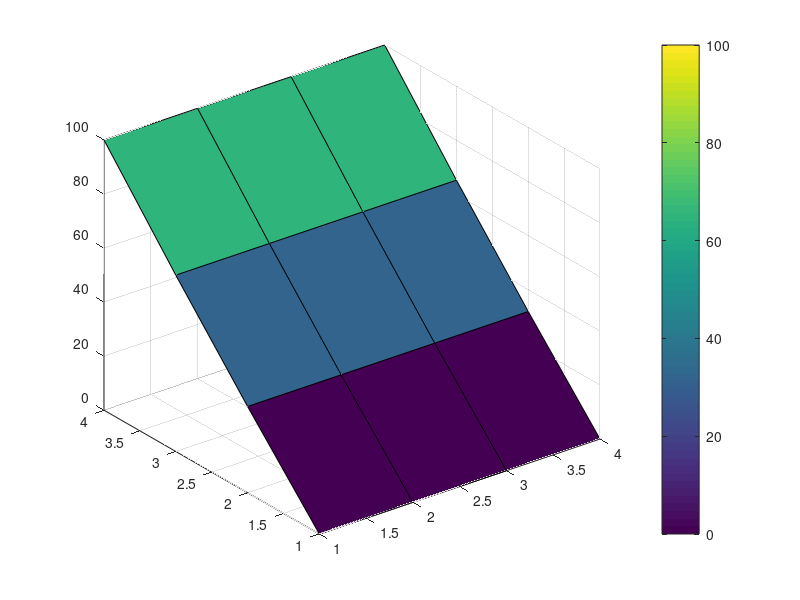

MATLAB code for this plot:
% k/c
kc = 0.3;
nx = 4;
ny = 4;
% the estimated temprature values
dx = 1;
dy = 1;
% the time subinterval length
dt = 1;
% number of iterations
N = 10;
% set non-zero Dirichlet b.c.
T(1,4) = 100;
T(2,4) = 100;
T(3,4) = 100;
T(4,4) = 100;
%surf draws the graph, note the transpose
surf(T')
colorbar
pause(.5)
% step through time
for n=1:N
    % compute temp for all interior points
    Tn = T;
    for i=2:nx-1
        for j=2:ny-1
            T(i,j) = Tn(i,j) +(dt/dx^2)*kc*(Tn(i+1,j) + Tn(i-1,j) + Tn(i,j+1) + Tn(i,j-1) - 4*Tn(i,j));
        end
    end
    % enforce Neumann b.c.
    T(1,2) = T(2,2);
    T(1,3) = T(2,3);
    T(4,2) = T(3,2);
    T(4,3) = T(3,3);
    surf(T')
    colorbar
    pause(.5)
end
